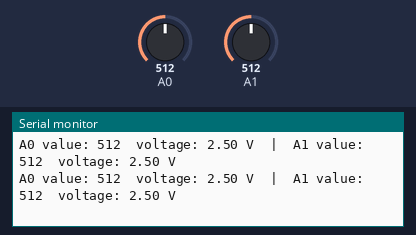
Simulated run of this sketch. Board: Arduino Uno, built with avr-gcc and run on an emulated ATmega328P. On the bench: the last lines printed to the serial monitor. The test bench sets the inputs (shaded band); at power-on: A0 = 512, A1 = 512.

Above: at 1.2 s.
1.3 s: A0 set to 110
At 1.44 s:
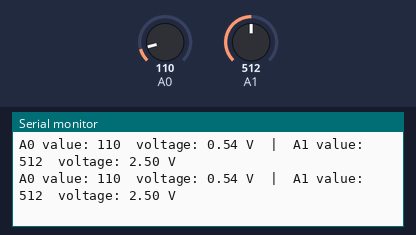
4.3 s: A0 set to 89
At 4.3 s:
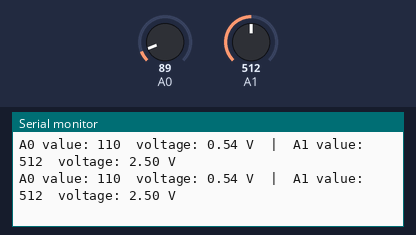
7.3 s: A1 set to 108
At 7.35 s:
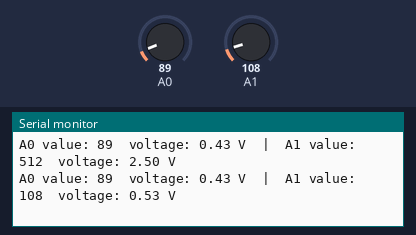
8.8 s: A1 set to 92
At 8.88 s:
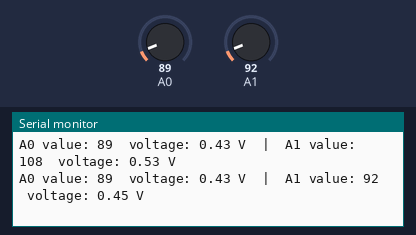
13.3 s: A0 set to 11
At 13.35 s:
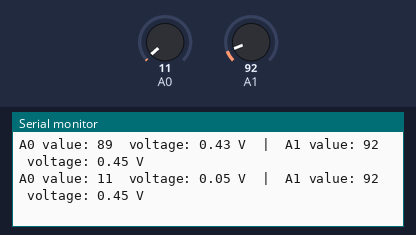
16.3 s: A0 set to 8
At 16.3 s:
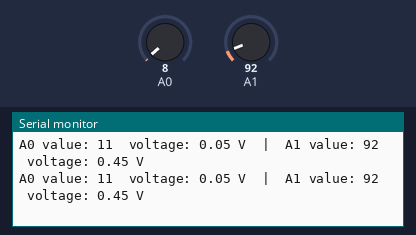
Timing chart, 0 to 19.3 s (numbered marks = the images above; inputs shaded):
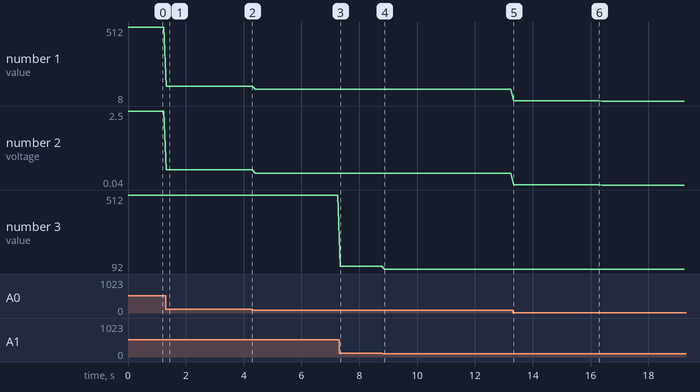

Measured:
- after the input at 1.3 s, the serial monitor: prints a new line at once (image 1)
- after the input at 7.3 s, the serial monitor: prints a new line after 0.05 s (image 3)
- after the input at 8.8 s, the serial monitor: prints a new line after 0.07 s (image 4)
- after the input at 13.3 s, the serial monitor: prints a new line after 0.05 s (image 5)
- plotted number 1: 512 → 110 after the input at 1.3 s, 110 → 89 after the input at 4.3 s, 89 → 11 after the input at 13.3 s, 11 → 8 after the input at 16.3 s
- plotted number 2: 2.5 → 0.54 after the input at 1.3 s, 0.54 → 0.43 after the input at 4.3 s, 0.43 → 0.05 after the input at 13.3 s, 0.05 → 0.04 after the input at 16.3 s
- plotted number 3: 512 → 108 after the input at 7.3 s, 108 → 92 after the input at 8.8 s

The sketch:

Potentiometer_A0_A1.ino
```cpp
// 아두이노 우노 A0, A1 핀에 연결한 가변저항 2개의 값과 전압을 읽어서 시리얼 모니터에 출력하기
void setup()    // 한 번만 실행
{
  Serial.begin(9600);      // 시리얼 통신 시작, 통신 속도 9600bps
}

void loop()     //무한히 반복
{
  int value0 = analogRead(A0);             // A0핀의 전압을 읽어서 0~1023 값으로 저장 (0V=0, 5V=1023)
  int value1 = analogRead(A1);             // A1핀의 전압을 읽어서 0~1023 값으로 저장 (0V=0, 5V=1023)
  float voltage0 = value0 * 5.0 / 1023.0;  // A0에서 읽은 값을 전압(0~5V)으로 바꾸기
  float voltage1 = value1 * 5.0 / 1023.0;  // A1에서 읽은 값을 전압(0~5V)으로 바꾸기

  Serial.print("A0 value: ");   // 시리얼 모니터에 글자 출력
  Serial.print(value0);         // A0에서 읽은 값 출력
  Serial.print("  voltage: ");  // 시리얼 모니터에 글자 출력
  Serial.print(voltage0, 2);    // A0 전압을 소수점 둘째 자리까지 출력
  Serial.print(" V");           // 단위 출력

  Serial.print("  |  A1 value: ");  // 시리얼 모니터에 글자 출력
  Serial.print(value1);             // A1에서 읽은 값 출력
  Serial.print("  voltage: ");      // 시리얼 모니터에 글자 출력
  Serial.print(voltage1, 2);        // A1 전압을 소수점 둘째 자리까지 출력
  Serial.println(" V");             // 단위 출력하고 줄 바꿈
  delay(100);                       // 0.1초 대기, 100ms 기다림
}
```
